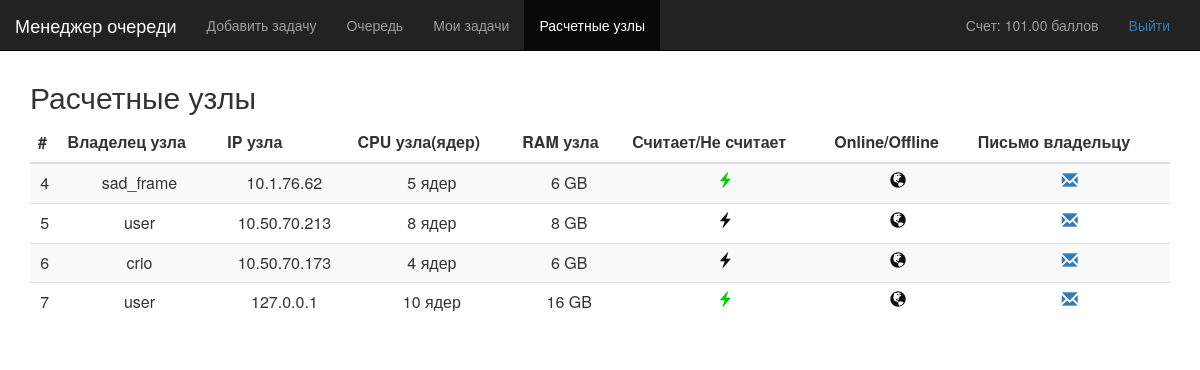
/interface/nodes_info/ (signed in), run on the app's committed database.
### interface/models.py (models this page shows, shortened)
class UserProfile(models.Model):
    user_id = models.OneToOneField(User)
    score = models.IntegerField(default=100)
    launch_score = models.IntegerField(default=0)

class Node(models.Model):
    user_id = models.ForeignKey(User,on_delete=models.CASCADE)
    node_ip = models.CharField(max_length=20)
    node_cpu = models.IntegerField(default=1)
    node_ram = models.IntegerField(default=0)
    in_work = models.BooleanField(default=False)
    online = models.BooleanField(default=False)

### interface/views.py (the view)
# urls.py: url(r'interface/nodes_info/$',views.nodes_info, name='nodes_info'),
@login_required
def nodes_info(request):
    profile = UserProfile.objects.get(user_id=request.user.id)
    nodes_list = Node.objects.all()
    context = {'profile': profile,'nodes_list': nodes_list}
    return render(request,'interface/nodes.html',context)

### interface/templates/interface/nodes.html (shortened to what this page needs)
﻿{% load staticfiles %}
<!DOCTYPE html>
<html lang="ru">
  <head>
   <link link rel="stylesheet" href="{% static 'css/bootstrap.min.css' %}">
 </head>
 <body>
     <div class="navbar navbar-inverse navbar-fixed-top" role="navigation">
      <div class="container-fluid">
        <div class="navbar-header">
          <a class="navbar-brand" href="../">Менеджер очереди</a>
        </div>
        <div class="collapse navbar-collapse">
          <ul class="nav navbar-nav">
            <li><a href="/interface/add_task/">Добавить задачу</a></li>
            <li><a href="../">Очередь</a></li>
            <li><a href="/interface/my_tasks/">Мои задачи</a></li>
            <li class="active"><a href="/interface/nodes_info">Расчетные узлы</a></li>
          </ul>
		    <div class="navbar-text pull-right"><a href="../logout/">Выйти</a></div>
			<div class="navbar-text pull-right">Счет: {{profile.score|floatformat:2}} баллов</div>
        </div>
      </div>
    </div>
<div class="container" style="padding-top: 40px;">
	<h2 class="sub-header">Расчетные узлы</h2>
          <div class="table-responsive">
            <table class="table table-striped">
              <thead>
                <tr style="text-align: center;">
                  <th>#</th>
                  <th>Владелец узла</th>
                  <th>IP узла</th>
                  <th>CPU узла(ядер)</th>
                  <th>RAM узла</th>
				  <th>Считает/Не считает</th>
				  <th>Online/Offline</th>
				  <th>Письмо владельцу</th>
                </tr>
              </thead>
			  <tbody>
				{% if nodes_list %}
					{% for node in nodes_list %}
					<tr style="text-align: center;">
						<td>{{ node.id }}</td>
						<td>{{ node.user_id.username }}</td>
						<td>{{node.node_ip}}</td>
						<td>{{ node.node_cpu }} ядер</td>
						<td>{{ node.node_ram }} GB</td>
						{% if node.in_work %}
							<td style="color: #00CC00; text-align: center;"><span class="glyphicon glyphicon-flash" ></span></td>
						{% else %}
							<td style="color: #0f0f0f; text-align: center;"><span class="glyphicon glyphicon-flash" ></span></td>
						{% endif %}
						{% if node.online %}
							<td style="color: #00CC00; text-align: center;"><span class="glyphicon glyphicon-globe" ></span></td>
						{% else %}
							<td style="color: #0f0f0f; text-align: center;"><span class="glyphicon glyphicon-globe" ></span></td>
						{% endif %}
						<td style="text-align: center;"><a href="mailto:{{node.user_id.email}}"><span class="glyphicon glyphicon-envelope"></span></a></td>
					</tr>
					{% endfor %}
				{% else %}
					<div class="alert alert-info">В очереди сейчас нет заданий</div>
				{% endif %}
</div>
</body>
</html>

### data on the page
UserProfile: score "101.00"
Node: id "4", user_id.username "sad_frame", node_ip "10.1.76.62", node_cpu "5", node_ram "6", in_work True (drawn), online False (drawn)
Node: id "5", user_id.username "user", node_ip "10.50.70.213", node_cpu "8", node_ram "8", in_work False (drawn), online False (drawn)
Node: id "6", user_id.username "crio", node_ip "10.50.70.173", node_cpu "4", node_ram "6", in_work False (drawn), online False (drawn)
Node: id "7", user_id.username "user", node_ip "127.0.0.1", node_cpu "10", node_ram "16", in_work True (drawn), online False (drawn)
